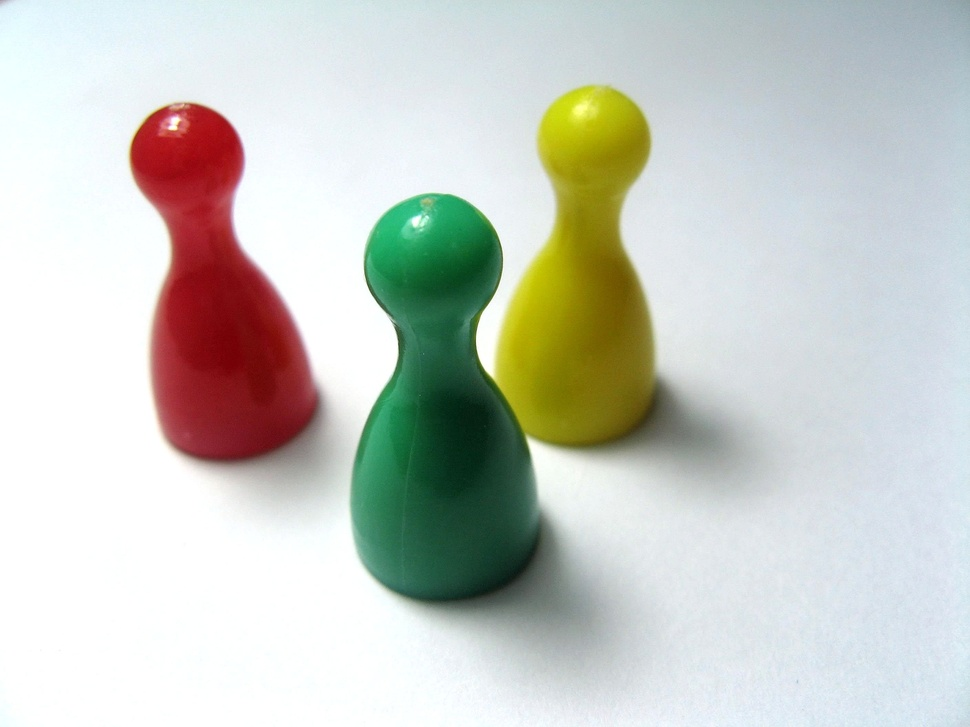
#> input picture images/red-green-yellow-figures.jpg, 970 x 727 px, shrunk from 2816 x 2112 before the run, found by its file name
$ jupyter execute Image_Segmentation_HSV_Space.ipynb
#> lines starting #> are read from the running program, lines starting #| are printed output that depends on the picture; after the words box and inside, x2 and y2 are one past the last pixel; in counts of white or black regions, pixels touching at a corner belong together
[cell 1]
import cv2
import numpy as np
import matplotlib.pyplot as plt
from mpl_toolkits.mplot3d import Axes3D
from matplotlib import cm
from matplotlib import colors
from matplotlib.colors import hsv_to_rgb

[cell 2]
def imshow(img):
  cv2.imshow(" .. ",img)
  cv2.waitKey(0)
  cv2.destroyAllWindows()

[cell 3]
img = cv2.imread('./red-green-yellow-figures.jpg')
#> img is the input picture: shape (727, 970, 3); mean B, G, R 195.6, 203.1, 200.2
plt.imshow(img)
plt.show()

[cell 4]
img_rgb = cv2.cvtColor(img, cv2.COLOR_BGR2RGB)
plt.imshow(img_rgb)
plt.title("RGB Image")
plt.show()

[cell 5]
hsv_img = cv2.cvtColor(img_rgb, cv2.COLOR_RGB2HSV)
#> hsv_img: shape (727, 970, 3); mean H, S, V 79.1, 47, 212.8
plt.imshow(hsv_img)
plt.title("HSV Image")
plt.show()

**Visualizing color distribution of the image's pixels in RGB and HSV.**

[cell 6]
pixel_colors = img_rgb.reshape((np.shape(img_rgb)[0]*np.shape(img_rgb)[1], 3))
norm = colors.Normalize(vmin=-1.,vmax=1.)
norm.autoscale(pixel_colors)
pixel_colors = norm(pixel_colors).tolist()
#> pixel_colors = 705190 items

[cell 7]
h, s, v = cv2.split(hsv_img)
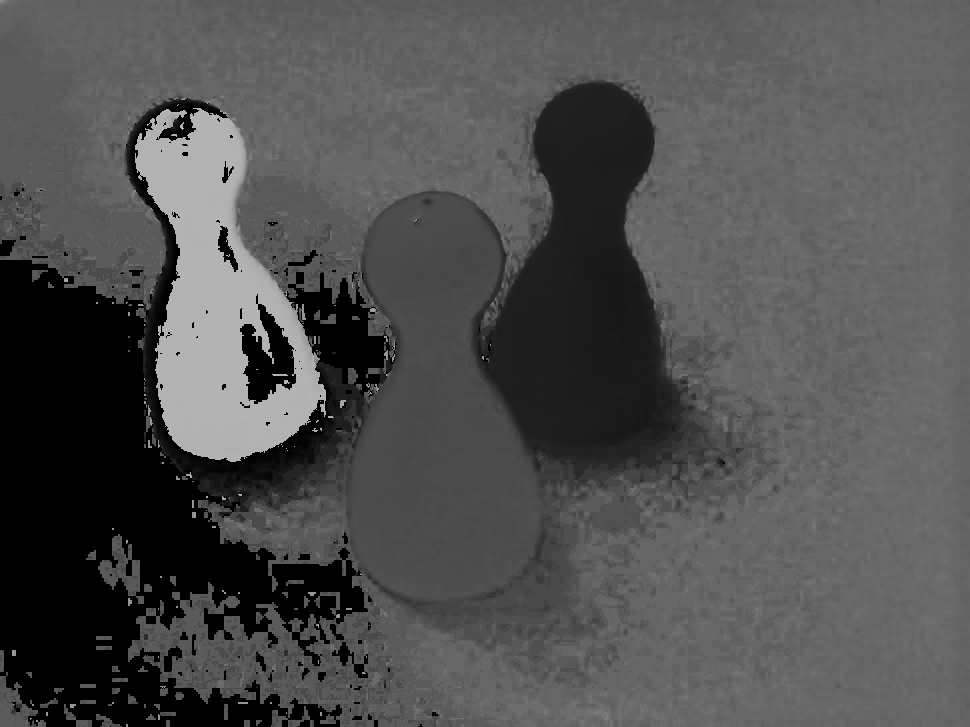
#> h: shape (727, 970); min 0, max 179, mean 79.1
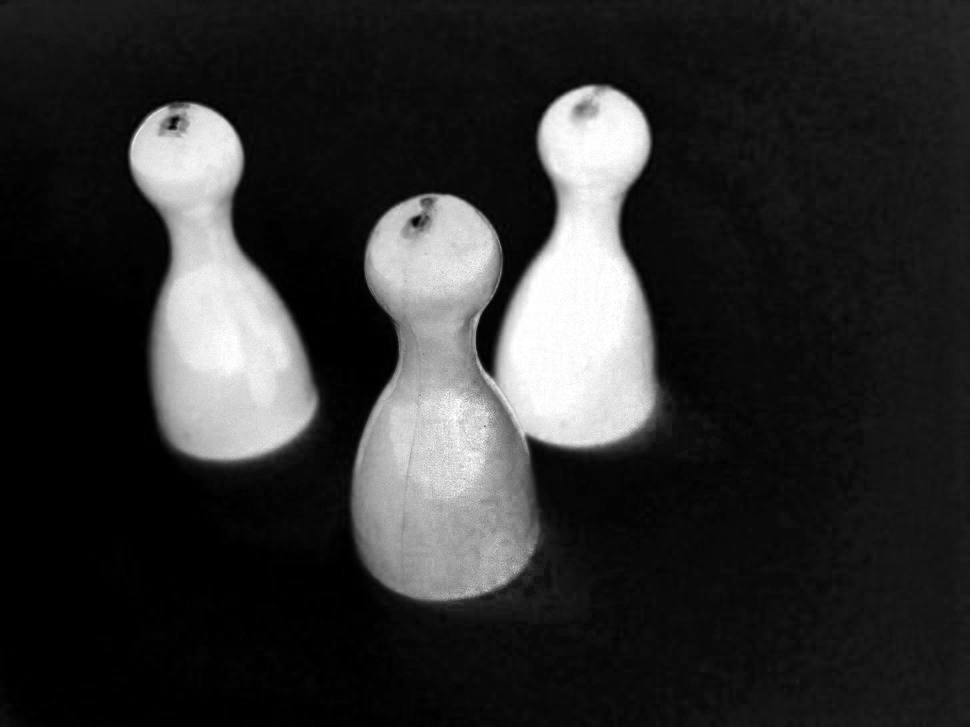
#> s: shape (727, 970); min 0, max 255, mean 47
fig = plt.figure()
axis = fig.add_subplot(1, 1, 1, projection="3d")

axis.scatter(h.flatten(), s.flatten(), v.flatten(), facecolors=pixel_colors, marker=".")
axis.set_xlabel("Hue")
axis.set_ylabel("Saturation")
axis.set_zlabel("Value")
plt.title("HSV Color Distribution Scatter Plot")
plt.show()

[cell 8]
r, g, b = cv2.split(img_rgb)
fig = plt.figure()
axis = fig.add_subplot(1, 1, 1, projection="3d")

pixel_colors = img_rgb.reshape((np.shape(img_rgb)[0]*np.shape(img_rgb)[1], 3))
norm = colors.Normalize(vmin=-1.,vmax=1.)
norm.autoscale(pixel_colors)
pixel_colors = norm(pixel_colors).tolist()

axis.scatter(r.flatten(), g.flatten(), b.flatten(), facecolors=pixel_colors, marker=".")
axis.set_xlabel("Red")
axis.set_ylabel("Green")
axis.set_zlabel("Blue")
plt.title("RGB Color Distribution Scatter Plot")
plt.show()

**Picking Out a Range**

[cell 9]
# lower boundary RED color range values; Hue (0 - 10)
lower_red1 = np.array([0, 100, 20])
upper_red1 = np.array([10, 255, 255])

# upper boundary RED color range values; Hue (160 - 180)
lower_red2 = np.array([160,100,20])
upper_red2 = np.array([179,255,255])

# Define the range of green color in HSV (expanded ranges)
lower_green1 = np.array([35, 50, 50])
upper_green1 = np.array([70, 255, 255])
lower_green2 = np.array([71, 50, 50])
upper_green2 = np.array([90, 255, 255])

[cell 10]
low_red_square = np.full((10, 10, 3), lower_red1, dtype=np.uint8) / 255.0
dark_red_square = np.full((10, 10, 3), upper_red1, dtype=np.uint8) / 255.0
low_red_square2 = np.full((10, 10, 3), lower_red2, dtype=np.uint8) / 255.0
dark_red_square2 = np.full((10, 10, 3), upper_red2, dtype=np.uint8) / 255.0

[cell 11]
#plot ranges by converting them to RGB for viewing
plt.subplot(2, 2, 1)
plt.imshow(hsv_to_rgb(low_red_square))
plt.subplot(2, 2, 2)
plt.imshow(hsv_to_rgb(dark_red_square))
plt.subplot(2, 2, 3)
plt.imshow(hsv_to_rgb(low_red_square2))
plt.subplot(2, 2, 4)
plt.imshow(hsv_to_rgb(dark_red_square2))
plt.show()
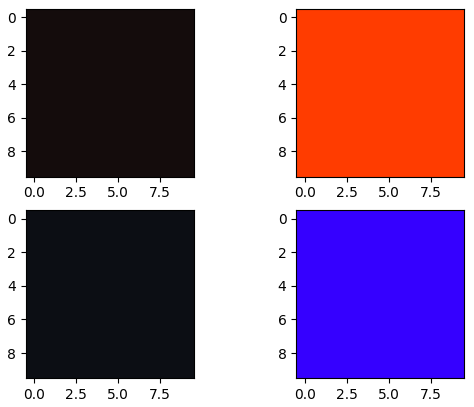
#> figure drawn by matplotlib, 4 panels

**Mask Image Using The Threshold Values**

[cell 12]
# Threshold the HSV image to get only red and green colors
lower_mask_red1 = cv2.inRange(hsv_img, lower_red1, upper_red1)
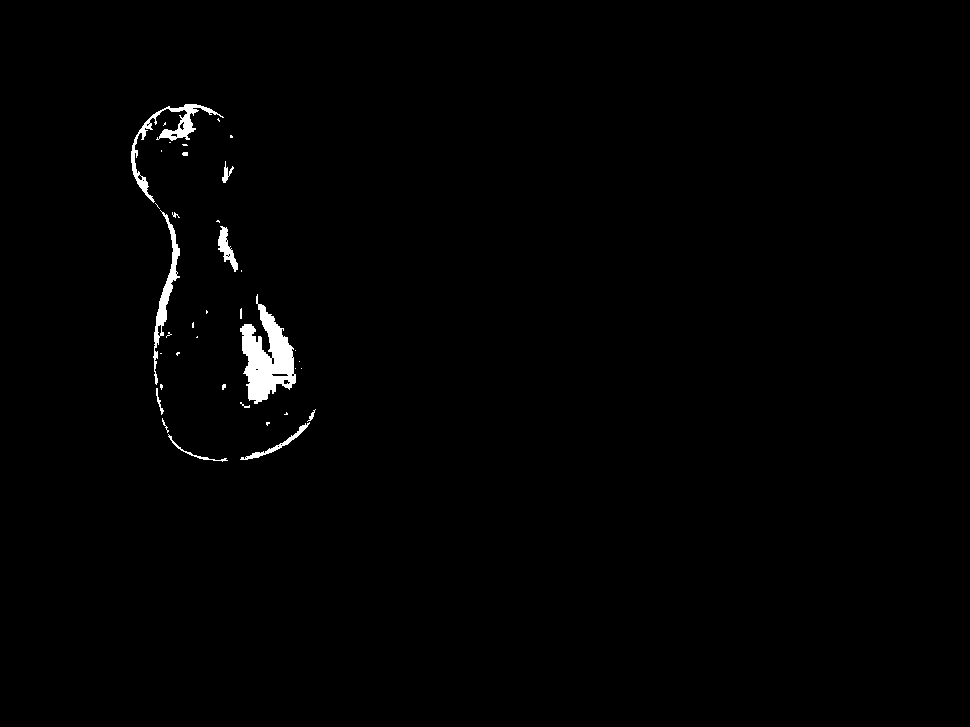
#> lower_mask_red1: shape (727, 970); 0.93% white; 37 white regions (23 under 20 px), largest, box (x1, y1, x2, y2) and area: (240, 294, 296, 404) 3087, (131, 104, 224, 203) 1225, (153, 210, 180, 385) 979
upper_mask_red2 = cv2.inRange(hsv_img, lower_red2, upper_red2)
#> upper_mask_red2: shape (727, 970); 4.6% white; 11 white regions (9 under 20 px), largest, box (x1, y1, x2, y2) and area: (135, 108, 317, 461) 32452, (272, 374, 288, 376) 30
full_mask_red = lower_mask_red1 + upper_mask_red2
#> full_mask_red: shape (727, 970); 5.5% white; 1 white region, box (x1, y1, x2, y2) and area: (131, 104, 317, 462) 39101

[cell 13]
result = cv2.bitwise_and(img_rgb, img_rgb , mask=full_mask_red)

[cell 14]
plt.subplot(1, 2, 1)
plt.imshow(full_mask_red, cmap="gray")
plt.subplot(1, 2, 2)
plt.imshow(result)
plt.show()

[cell 15]
low_green_square = np.full((10, 10, 3), lower_green1, dtype=np.uint8) / 255.0
dark_green_square = np.full((10, 10, 3), upper_green1, dtype=np.uint8) / 255.0
low_green_square2 = np.full((10, 10, 3), lower_green2, dtype=np.uint8) / 255.0
dark_green_square2 = np.full((10, 10, 3), upper_green2, dtype=np.uint8) / 255.0
#plot ranges by converting them to RGB for viewing
plt.subplot(2, 2, 1)
plt.imshow(hsv_to_rgb(low_green_square))
plt.subplot(2, 2, 2)
plt.imshow(hsv_to_rgb(dark_green_square))
plt.subplot(2, 2, 3)
plt.imshow(hsv_to_rgb(low_green_square2))
plt.subplot(2, 2, 4)
plt.imshow(hsv_to_rgb(dark_green_square2))
plt.show()
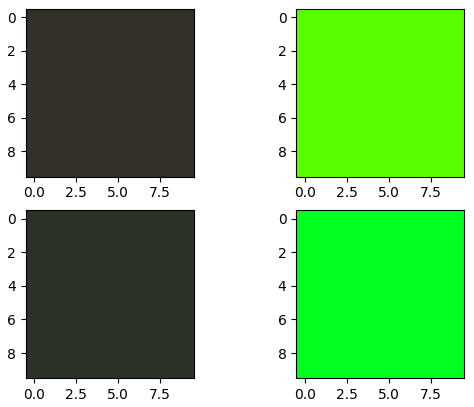
#> figure drawn by matplotlib, 4 panels

[cell 16]
# Threshold the HSV image to get only red and green colors
lower_mask_green1 = cv2.inRange(hsv_img, lower_green1, upper_green1)
#> lower_mask_green1: shape (727, 970); 0.6% white; 89 white regions (71 under 20 px), largest, box (x1, y1, x2, y2) and area: (468, 203, 540, 468) 2161, (356, 321, 404, 456) 609, (364, 224, 395, 320) 270
upper_mask_green2 = cv2.inRange(hsv_img, lower_green2, upper_green2)
#> upper_mask_green2: shape (727, 970); 6.4% white; 39 white regions (38 under 20 px), largest, box (x1, y1, x2, y2) and area: (351, 194, 540, 604) 45273
full_mask_green = lower_mask_green1 + upper_mask_green2
#> full_mask_green: shape (727, 970); 7% white; 76 white regions (72 under 20 px)

result_green = cv2.bitwise_and(img_rgb, img_rgb , mask=full_mask_green)
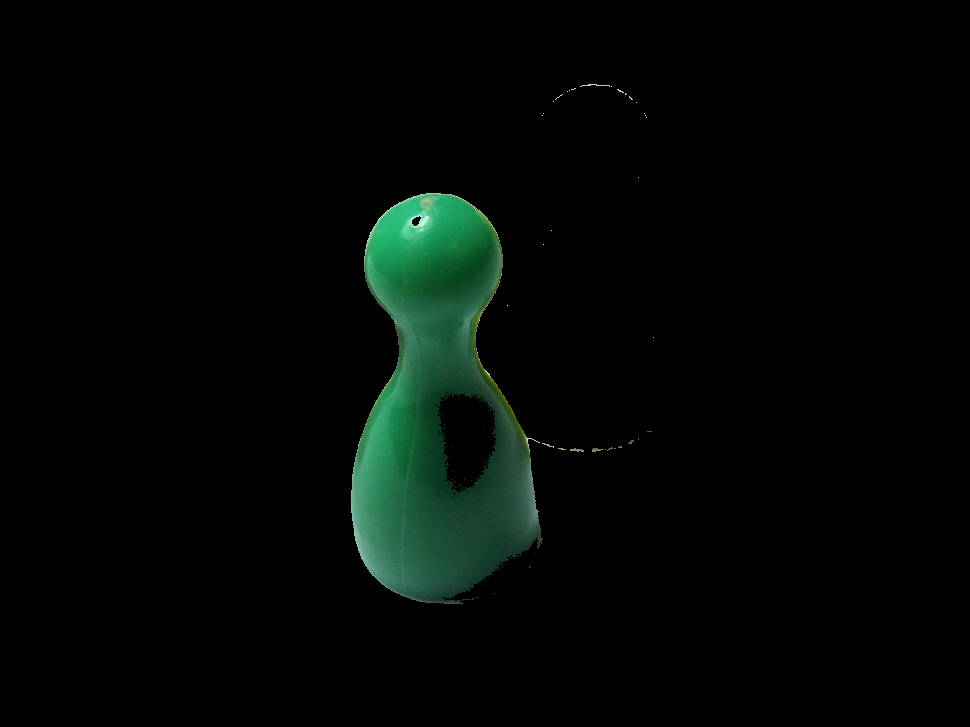
#> result_green: shape (727, 970, 3); mean R, G, B 2.7, 7.4, 4.9

plt.subplot(1, 2, 1)
plt.imshow(full_mask_green, cmap="gray")
plt.subplot(1, 2, 2)
plt.imshow(result_green)
plt.show()

[cell 17]
"""
-Finds contours in the binary mask full_mask_red representing the red objects.
-cv2.RETR_EXTERNAL retrieves only the external contours (contours along the outer edge of the object)
-cv2.CHAIN_APPROX_SIMPLE compresses horizontal, vertical, and diagonal segments, leaving only their end points.
"""
contours_red, _ = cv2.findContours(full_mask_red, cv2.RETR_EXTERNAL, cv2.CHAIN_APPROX_SIMPLE)
#> contours_red = 1 contour; box (x1, y1, x2, y2) and area: (131, 104, 317, 462) 38832

# Find contours for green objects
contours_green, _ = cv2.findContours(full_mask_green, cv2.RETR_EXTERNAL, cv2.CHAIN_APPROX_SIMPLE)
#> contours_green = 46 contours, 45 with area under 20; largest, box (x1, y1, x2, y2) and area: (351, 193, 543, 604) 52974

# Draw bounding boxes around red objects
if contours_red:
    for contour in contours_red:
        x, y, w, h = cv2.boundingRect(contour)
        cv2.rectangle(img_rgb, (x, y), (x + w, y + h), (255, 0, 0), 2)
#> this loop made 1 pass
#> (x, y, w, h) on pass 1: (131, 104, 186, 358)
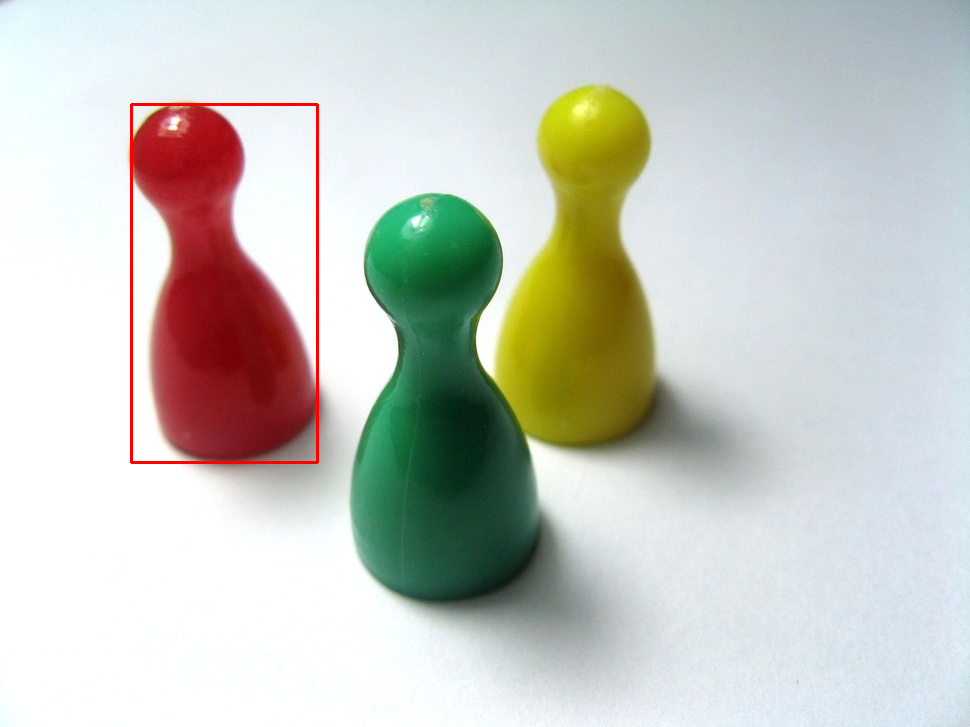
#> img_rgb: shape (727, 970, 3); mean R, G, B 200.3, 202.1, 194.6

# Draw bounding boxes around green objects
if contours_green:
    for contour in contours_green:
        x, y, w, h = cv2.boundingRect(contour)
        cv2.rectangle(img_rgb, (x, y), (x + w, y + h), (0, 255, 0), 2)
#> this loop made 46 passes
#> (x, y, w, h) on passes 1, 5, 6, 8, 11, 13, 14, 16, 17, 18, 19, 21: (461, 599, 10, 2), (501, 589, 1, 1), (482, 584, 1, 1), (503, 566, 1, 1), (531, 562, 1, 1), (535, 552, 1, 1), (605, 449, 1, 1), (592, 448, 12, 4), (570, 448, 14, 4), (558, 448, 8, 2), (607, 447, 6, 4), (542, 443, 12, 5)
#> (contour, x, y, w, h) on passes 2, 3, 4, 7, 9, 10: ([[472, 598], [472, 599], [473, 599], [474, 598]], 472, 598, 3, 2), ([[476, 597], [478, 597]], 476, 597, 3, 1), ([[493, 593], [494, 593]], 493, 593, 2, 1), ([[498, 569], [499, 569]], 498, 569, 2, 1), ([[501, 566], [501, 567]], 501, 566, 1, 2), ([[529, 565], [529, 567], [530, 567], [529, 566]], 529, 565, 2, 3)
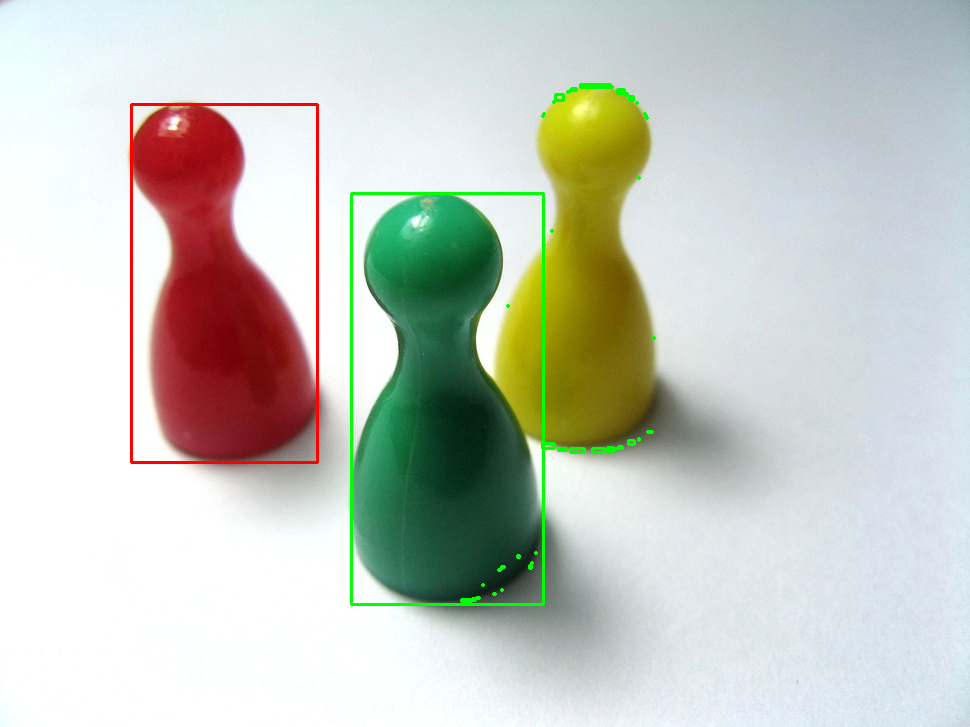
#> img_rgb: shape (727, 970, 3); 0.7% of pixels changed, all inside (x1, y1, x2, y2) = (350, 83, 656, 606)


# Display the image with bounding boxes
plt.imshow(img_rgb)
plt.axis('off')  # Turn off axis
plt.show()
